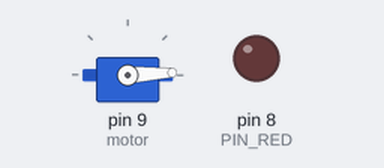
This sketch was run on a simulated Arduino Uno, built with avr-gcc and run on an emulated ATmega328P. On the bench: servo, output pins drawn as LEDs (lit = HIGH).

Above: at 0.05 s.
At 0.45 s:
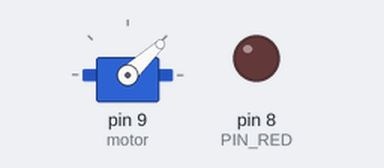
At 0.9 s:
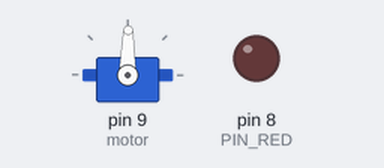
At 1.8 s:
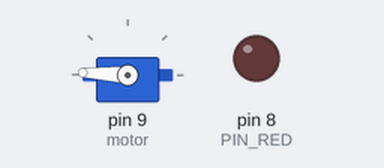
Timing chart, 0 to 4.2 s (numbered marks = the images above):
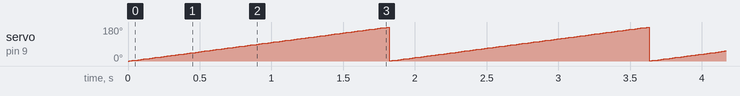

The sketch:

RGB-Led-Colors.ino
```cpp
#include <Servo.h>
Servo motor;

const int HZ = 50;
const float DUTY_CYCLE_RED = 0.9;
const int PIN_RED = 8;

const int PERIODE_DUUR = 1000 / HZ;
const int HIGH_TIME_RED = PERIODE_DUUR * DUTY_CYCLE_RED;
const int LOW_TIME_RED = PERIODE_DUUR - HIGH_TIME_RED;

bool stateRed = false;
bool intervalRed = LOW_TIME_RED;
unsigned long previousTimeRed = 0;

void setup() {
  pinMode(PIN_RED, OUTPUT);
  motor.attach(9);
}

void loop() {
    for (int hoek = 0; hoek < 180; hoek++){
  motor.write(hoek);
  delay(10);
    }
  /*unsigned long currentTime = millis();
  if(currentTime >= (previousTimeRed + intervalRed)) {
    if(stateRed == true){
      stateRed = false;
      intervalRed = LOW_TIME_RED;
      digitalWrite(PIN_RED, LOW);
    } else {
      stateRed = true;
      intervalRed = HIGH_TIME_RED;
      digitalWrite(PIN_RED, HIGH);
    }
    previousTimeRed = currentTime;
  }*/
}
```

Measured:
- by itself, servo on pin 9 (motor): ramps from 1° to 179° and jumps back, once every 1.8 s
